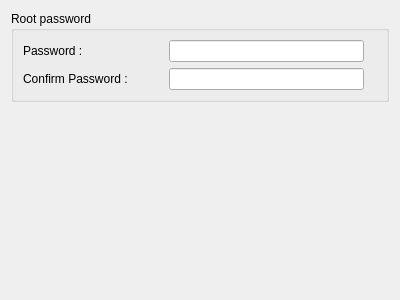
<?xml version="1.0" encoding="UTF-8"?>
<ui version="4.0">
 <class>configurationPage</class>
 <widget class="QWidget" name="configurationPage">
  <property name="geometry">
   <rect>
    <x>0</x>
    <y>0</y>
    <width>400</width>
    <height>300</height>
   </rect>
  </property>
  <property name="windowTitle">
   <string>Form</string>
  </property>
  <layout class="QVBoxLayout" name="verticalLayout">
   <item>
    <widget class="QGroupBox" name="groupBox_4">
     <property name="title">
      <string>Root password</string>
     </property>
     <property name="flat">
      <bool>false</bool>
     </property>
     <property name="checkable">
      <bool>false</bool>
     </property>
     <layout class="QVBoxLayout" name="verticalLayout_4">
      <item>
       <layout class="QHBoxLayout" name="horizontalLayout_4">
        <item>
         <widget class="QLabel" name="label_6">
          <property name="sizePolicy">
           <sizepolicy hsizetype="Fixed" vsizetype="Fixed">
            <horstretch>0</horstretch>
            <verstretch>0</verstretch>
           </sizepolicy>
          </property>
          <property name="minimumSize">
           <size>
            <width>140</width>
            <height>0</height>
           </size>
          </property>
          <property name="maximumSize">
           <size>
            <width>166</width>
            <height>16777215</height>
           </size>
          </property>
          <property name="sizeIncrement">
           <size>
            <width>100</width>
            <height>0</height>
           </size>
          </property>
          <property name="text">
           <string>Password :</string>
          </property>
         </widget>
        </item>
        <item>
         <widget class="QLineEdit" name="rootPasswordLineEdit">
          <property name="sizePolicy">
           <sizepolicy hsizetype="Expanding" vsizetype="Fixed">
            <horstretch>0</horstretch>
            <verstretch>0</verstretch>
           </sizepolicy>
          </property>
          <property name="echoMode">
           <enum>QLineEdit::Password</enum>
          </property>
         </widget>
        </item>
        <item>
         <widget class="QLabel" name="rootPasswordLabel">
          <property name="text">
           <string/>
          </property>
         </widget>
        </item>
       </layout>
      </item>
      <item>
       <layout class="QHBoxLayout" name="horizontalLayout_5">
        <item>
         <widget class="QLabel" name="label_5">
          <property name="sizePolicy">
           <sizepolicy hsizetype="Fixed" vsizetype="Fixed">
            <horstretch>0</horstretch>
            <verstretch>0</verstretch>
           </sizepolicy>
          </property>
          <property name="minimumSize">
           <size>
            <width>140</width>
            <height>0</height>
           </size>
          </property>
          <property name="maximumSize">
           <size>
            <width>130</width>
            <height>16777215</height>
           </size>
          </property>
          <property name="sizeIncrement">
           <size>
            <width>100</width>
            <height>0</height>
           </size>
          </property>
          <property name="text">
           <string>Confirm Password :</string>
          </property>
         </widget>
        </item>
        <item>
         <widget class="QLineEdit" name="rootPasswordConfLineEdit">
          <property name="sizePolicy">
           <sizepolicy hsizetype="Expanding" vsizetype="Fixed">
            <horstretch>0</horstretch>
            <verstretch>0</verstretch>
           </sizepolicy>
          </property>
          <property name="minimumSize">
           <size>
            <width>0</width>
            <height>0</height>
           </size>
          </property>
          <property name="echoMode">
           <enum>QLineEdit::Password</enum>
          </property>
         </widget>
        </item>
        <item>
         <widget class="QLabel" name="rootPasswordConfLabel">
          <property name="text">
           <string/>
          </property>
          <property name="textFormat">
           <enum>Qt::RichText</enum>
          </property>
         </widget>
        </item>
       </layout>
      </item>
     </layout>
    </widget>
   </item>
   <item>
    <spacer name="verticalSpacer">
     <property name="orientation">
      <enum>Qt::Vertical</enum>
     </property>
     <property name="sizeHint" stdset="0">
      <size>
       <width>20</width>
       <height>179</height>
      </size>
     </property>
    </spacer>
   </item>
  </layout>
 </widget>
 <resources/>
 <connections/>
</ui>
